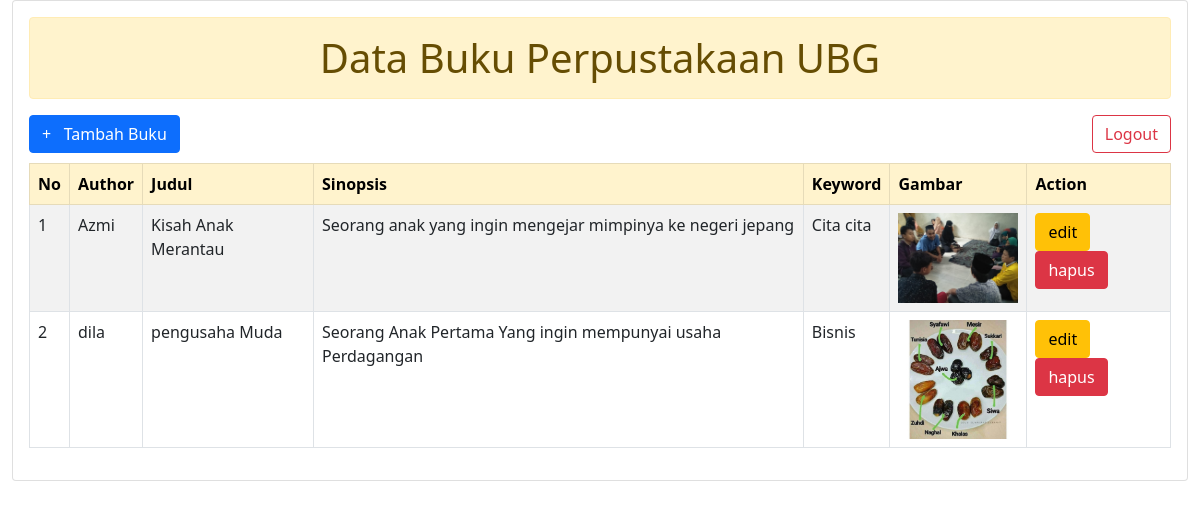
The app's page /index.php (signed in) with its own data.
### tables this page shows
CREATE TABLE `buku` (
  `id` int(11) NOT NULL,
  `author` varchar(10) NOT NULL,
  `title` varchar(50) NOT NULL,
  `sinopsis` text NOT NULL,
  `keyword` varchar(225) NOT NULL,
  `gambar` varchar(255) NOT NULL
);

### index.php (the view, shortened to what this page needs)
<?php
  include('koneksi.php');
?>
<!DOCTYPE html>
<html>
  <head>
    <link rel="stylesheet" href="bootstrap/css/bootstrap.min.css">
  </head>
  <body>
  <div class="container-fluid">
    <div class="card">
      <div class="card-body">
      <h1 class="alert alert-warning" align="center">Data Buku Perpustakaan UBG</h1>
<a href="tambah.php" class="btn btn-primary" style="float: left;">+ &nbsp; Tambah Buku</a>
<a href="logout.php" class="btn btn-outline-danger" style="float: right;">Logout</a>
<br><br>
<table class="table table-striped table-float table-bordered">
  <thead class="table-warning">
    <tr>
      <th>No</th>
      <th>Author</th>
      <th>Judul</th>
      <th>Sinopsis</th>
      <th>Keyword</th>
      <th>Gambar</th>
      <th>Action</th>
    </tr>
</thead>
<tbody>
  <?php
  $query = "SELECT * FROM buku ORDER BY id ASC";
  $result = mysqli_query($koneksi, $query);
  $no = 1;
  while ($row = mysqli_fetch_assoc($result)) {
      ?>
   <tr>
      <td><?php echo $no; ?></td>
      <td><?php echo $row['author']; ?></td>
      <td><?php echo $row['title']; ?></td>
      <td><?php echo $row['sinopsis']; ?></td>
      <td><?php echo $row['keyword']; ?></td>
      <td style="text-align: center;"><img src="gambar/<?php echo $row['gambar']; ?>" style="width: 120px;"></td>
      <td>
          <a href="edit.php?id=<?php echo $row['id']; ?>">
          <input type="submit" value="edit" class="btn btn-warning">
        </a>
          <?php
                            if ($_SESSION['role'] == 'admin') {
                                ?>
                                <a href="proses_hapus.php?id=<?= $row->id ?>">
                                    <input type="submit" value="hapus" onclick="confirm('yakin hapus data?')" class="btn btn-danger">
                                </a>
                            <?php
                            } ?>
      </td>
  </tr>
  <?php
    $no++;
  }
  ?>
      </div>
    </div>
  </div>
  </body>
</html>

### records on screen
buku: author "Azmi", title "Kisah Anak Merantau", sinopsis "Seorang anak yang ingin mengejar mimpinya ke negeri jepang", keyword "Cita cita", gambar (picture)
buku: author "dila", title "pengusaha Muda", sinopsis "Seorang Anak Pertama Yang ingin mempunyai usaha Perdagangan", keyword "Bisnis", gambar (picture)
